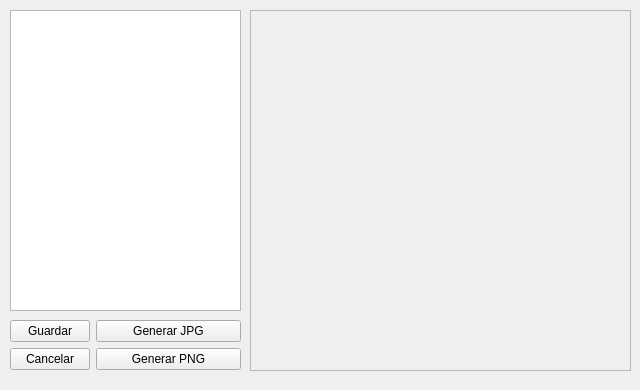
<?xml version="1.0" encoding="UTF-8"?>
<ui version="4.0">
 <class>PictureView</class>
 <widget class="QWidget" name="PictureView">
  <property name="geometry">
   <rect>
    <x>0</x>
    <y>0</y>
    <width>640</width>
    <height>390</height>
   </rect>
  </property>
  <property name="windowTitle">
   <string>Form</string>
  </property>
  <widget class="QWidget" name="formLayoutWidget">
   <property name="geometry">
    <rect>
     <x>10</x>
     <y>320</y>
     <width>231</width>
     <height>54</height>
    </rect>
   </property>
   <layout class="QFormLayout" name="formLayout">
    <item row="0" column="0">
     <widget class="QPushButton" name="pushButton">
      <property name="text">
       <string>Guardar</string>
      </property>
     </widget>
    </item>
    <item row="0" column="1">
     <widget class="QPushButton" name="pushButton_2">
      <property name="text">
       <string>Generar JPG</string>
      </property>
     </widget>
    </item>
    <item row="1" column="0">
     <widget class="QPushButton" name="pushButton_3">
      <property name="text">
       <string>Cancelar</string>
      </property>
     </widget>
    </item>
    <item row="1" column="1">
     <widget class="QPushButton" name="pushButton_4">
      <property name="text">
       <string>Generar PNG</string>
      </property>
     </widget>
    </item>
   </layout>
  </widget>
  <widget class="QScrollArea" name="scrollArea">
   <property name="geometry">
    <rect>
     <x>250</x>
     <y>10</y>
     <width>381</width>
     <height>361</height>
    </rect>
   </property>
   <property name="widgetResizable">
    <bool>true</bool>
   </property>
   <widget class="QWidget" name="scrollAreaWidgetContents">
    <property name="geometry">
     <rect>
      <x>0</x>
      <y>0</y>
      <width>379</width>
      <height>359</height>
     </rect>
    </property>
    <widget class="QWidget" name="gridLayoutWidget">
     <property name="geometry">
      <rect>
       <x>0</x>
       <y>0</y>
       <width>160</width>
       <height>80</height>
      </rect>
     </property>
     <layout class="QGridLayout" name="gridLayout"/>
    </widget>
   </widget>
  </widget>
  <widget class="QTextEdit" name="textEdit">
   <property name="geometry">
    <rect>
     <x>10</x>
     <y>10</y>
     <width>231</width>
     <height>301</height>
    </rect>
   </property>
  </widget>
 </widget>
 <resources/>
 <connections/>
</ui>
